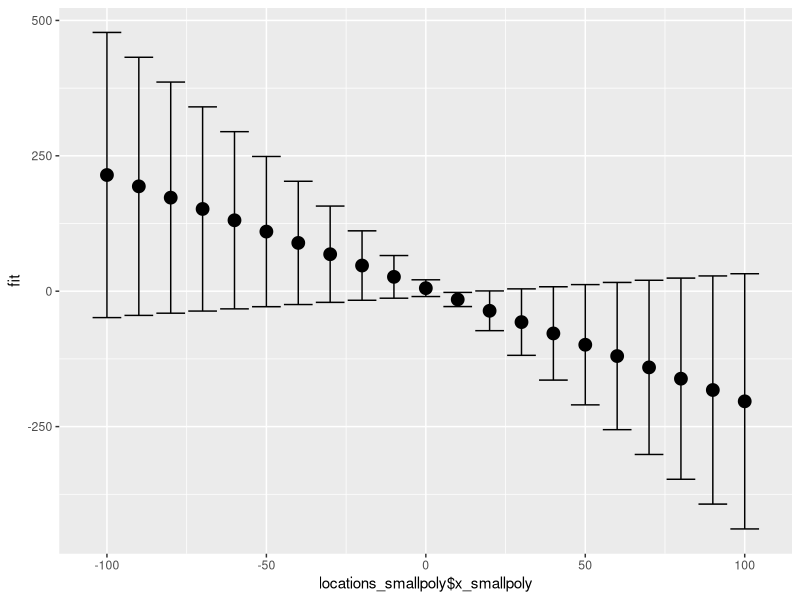
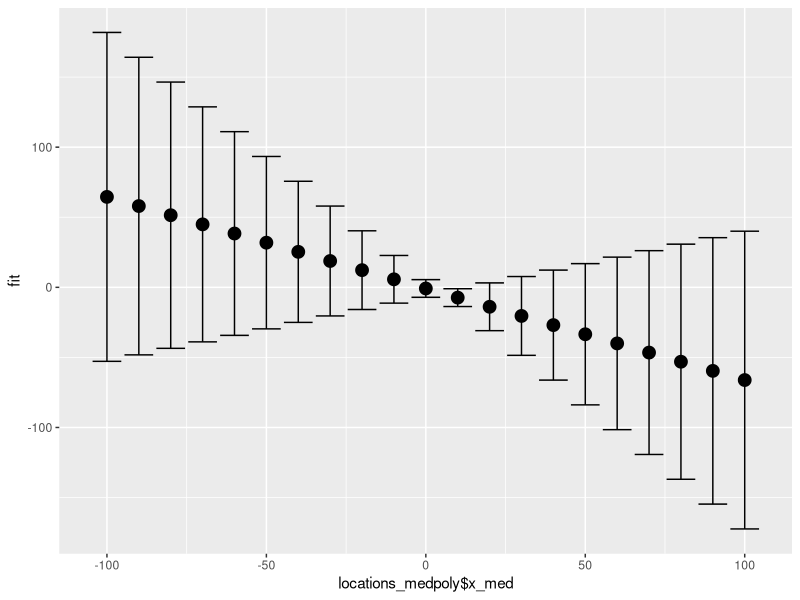
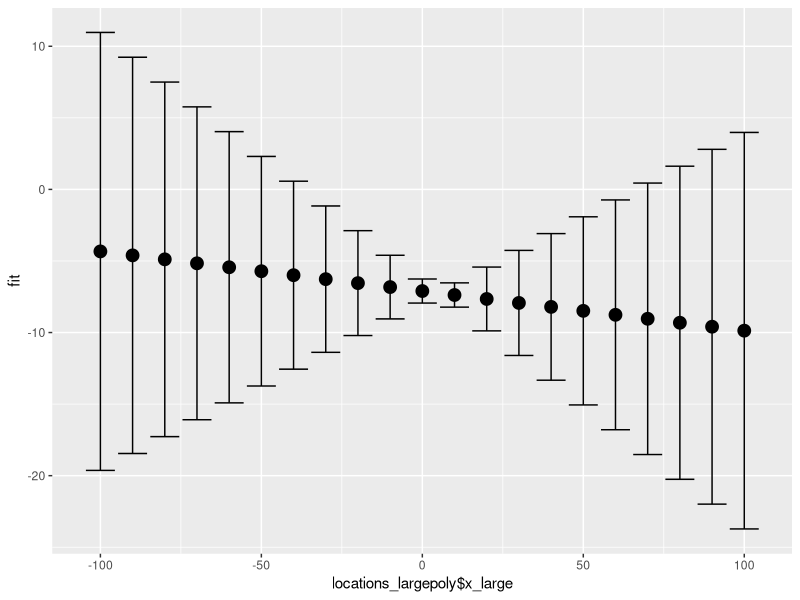
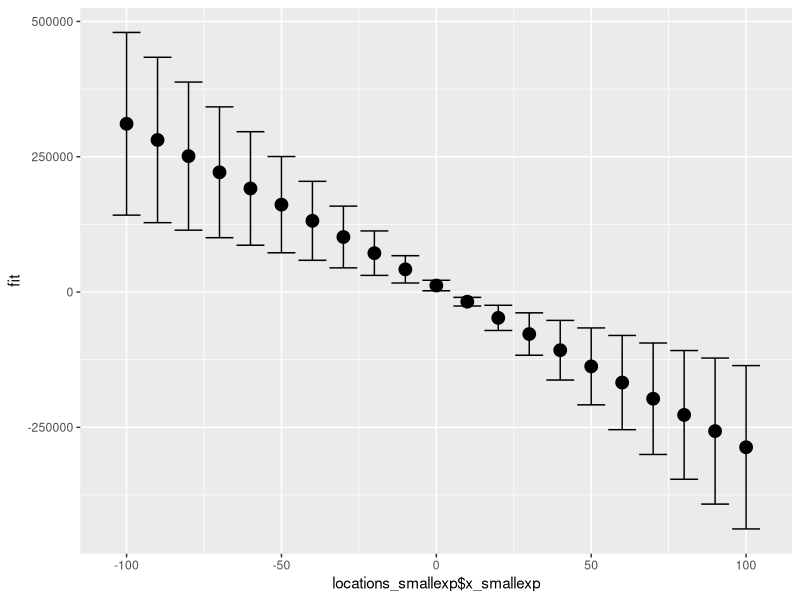
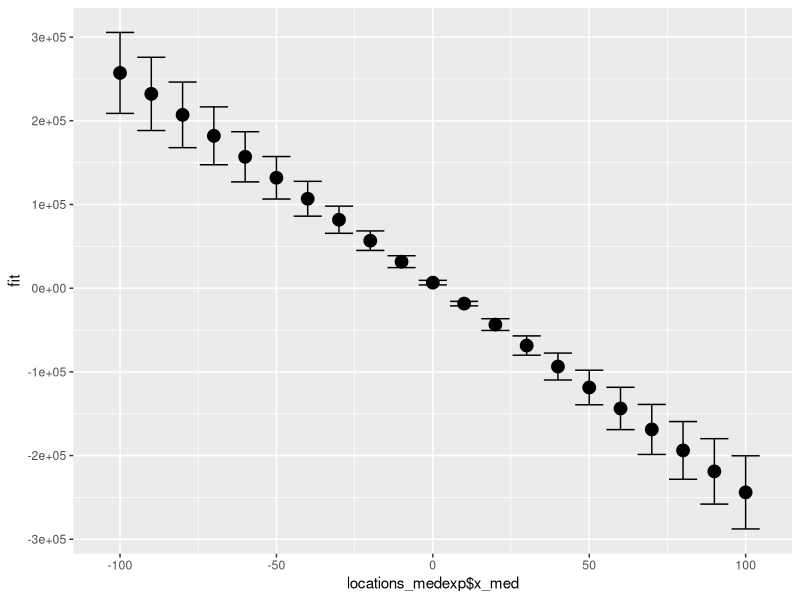
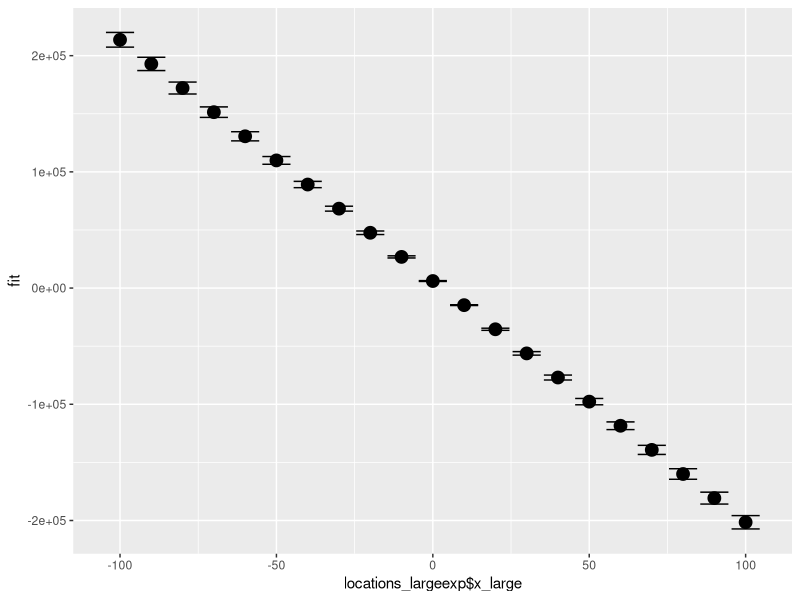
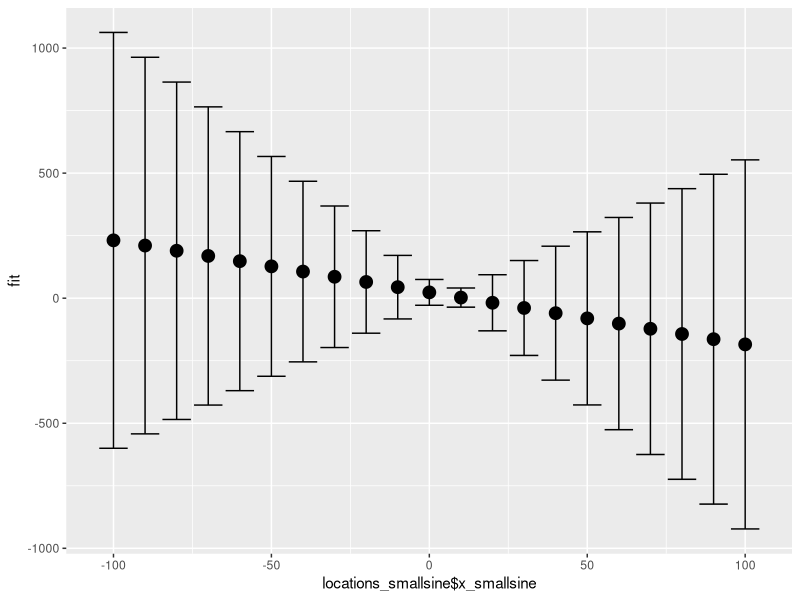
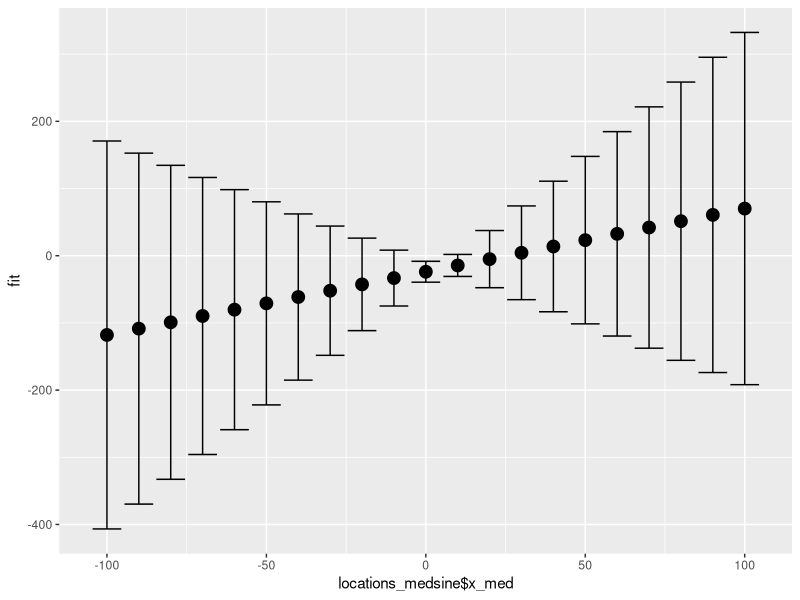

Write the R code that produced these figures, in order.
## ---- chunk 1
knitr::opts_chunk$set(echo = TRUE)
## ---- chunk 2
require(ggplot2)
## ---- chunk 3
set.seed(1)
# Sample code to get started
n_small <- 20
n_med <- 100
n_large <- 5000
locations <- c(-10:10)*10
## ---- chunk 4
# TODO: randomize these for part e
b0 <- 10
b1 <- 2

# small sample size
x_smallpoly <- runif(n_small, 0, 10)
eps_smallpoly <- 3 * rnorm(n_small)
y_smallpoly <- b0 - b1 * (x_smallpoly - 5)^2 + eps_smallpoly


# med sample size
x_medpoly <- runif(n_med, 0, 10)
eps_medpoly <- 3 * rnorm(n_med)
y_medpoly <- b0 - b1 * (x_medpoly - 5)^2 + eps_medpoly

# lrg sample size
x_largepoly <- runif(n_large, 0, 10)
eps_largepoly <- 3 * rnorm(n_large)
y_largepoly <- b0 - b1 * (x_largepoly - 5)^2 + eps_largepoly

# part c, for each simulation:
# predict y-hat at several different locations using a confidence interval
locations_smallpoly <- data.frame(x_smallpoly = locations)

lm_smallpoly <- lm(y_smallpoly ~ x_smallpoly)
yhat_smallpoly <- predict.lm(lm_smallpoly, newdata=locations_smallpoly, interval="confidence") # predict y_hat

summary(lm_smallpoly)$coef  # model coefficients
(confint(lm_smallpoly))
(anova(lm_smallpoly)$'Mean Sq'[2]) # MSE
(summary(lm_smallpoly)$coeff[,4])  # p-vals of our coeffs
## ---- chunk 5
locations_medpoly <- data.frame(x_medpoly = locations)
lm_medpoly <- lm(y_medpoly ~ x_medpoly)
yhat_medpoly <- predict.lm(lm_medpoly, newdata=locations_medpoly, interval="confidence")
(yhat_medpoly)
summary(lm_medpoly)$coef
(confint(lm_medpoly))
(anova(lm_medpoly)$'Mean Sq'[2])
(summary(lm_medpoly)$coeff[,4])
## ---- chunk 6
locations_largepoly <- data.frame(x_largepoly = locations)
lm_largepoly <- lm(y_largepoly ~ x_largepoly)
yhat_largepoly <- predict.lm(lm_largepoly, newdata=locations_largepoly, interval="confidence")
## ---- chunk 7
summary(lm_largepoly)$coef
(confint(lm_largepoly))
(anova(lm_largepoly)$'Mean Sq'[2])
(summary(lm_largepoly)$coeff[,4])
## ---- chunk 8
yhat_smallpoly <- data.frame(yhat_smallpoly)

ggplot(yhat_smallpoly, aes(x =locations_smallpoly$x_smallpoly, y = fit)) +
  geom_point(size = 4) +
  geom_errorbar(aes(ymax = yhat_smallpoly$upr, ymin = yhat_smallpoly$lwr))


yhat_medpoly <- data.frame(yhat_medpoly)

ggplot(yhat_medpoly, aes(x =locations_medpoly$x_med, y = fit)) +
  geom_point(size = 4) +
  geom_errorbar(aes(ymax = yhat_medpoly$upr, ymin = yhat_medpoly$lwr))


yhat_largepoly <- data.frame(yhat_largepoly)

ggplot(yhat_largepoly, aes(x =locations_largepoly$x_large, y = fit)) +
  geom_point(size = 4) +
  geom_errorbar(aes(ymax = yhat_largepoly$upr, ymin = yhat_largepoly$lwr))
## ---- chunk 9
# TODO: randomize these for part e
b0 <- 10
b1 <- 2

# small sample size
x_smallexp <- runif(n_small, 0, 10)
eps_smallexp <- 3 * rnorm(n_small)
y_smallexp <- b0 - b1 * exp(x_smallexp) + eps_smallexp


# med sample size
x_medexp <- runif(n_med, 0, 10)
eps_medexp <- 3 * rnorm(n_med)
y_medexp <- b0 - b1 * exp(x_medexp) + eps_medexp

# lrg sample size
x_largeexp <- runif(n_large, 0, 10)
eps_largeexp <- 3 * rnorm(n_large)
y_largeexp <- b0 - b1 * exp(x_largeexp) + eps_largeexp

# part c, for each simulation:
# predict y-hat at several different locations using a confidence interval.
locations_smallexp <- data.frame(x_smallexp = locations)

lm_smallexp <- lm(y_smallexp ~ x_smallexp)
yhat_smallexp <- predict.lm(lm_smallexp, newdata=locations_smallexp, interval="confidence") # predict y_hat

summary(lm_smallexp)$coef  # model coefficients
(confint(lm_smallexp))
(anova(lm_smallexp)$'Mean Sq'[2]) # MSE
(summary(lm_smallexp)$coeff[,4])  # p-vals of our coeffs
## ---- chunk 10
locations_medexp <- data.frame(x_medexp = locations)
lm_medexp <- lm(y_medexp ~ x_medexp)
yhat_medexp <- predict.lm(lm_medexp, newdata=locations_medexp, interval="confidence")
(yhat_medexp)
summary(lm_medexp)$coef
(confint(lm_medexp))
(anova(lm_medexp)$'Mean Sq'[2])
(summary(lm_medexp)$coeff[,4])
## ---- chunk 11
locations_largeexp <- data.frame(x_largeexp = locations)
lm_largeexp <- lm(y_largeexp ~ x_largeexp)
yhat_largeexp <- predict.lm(lm_largeexp, newdata=locations_largeexp, interval="confidence")
## ---- chunk 12
summary(lm_largeexp)$coef
(confint(lm_largeexp))
(anova(lm_largeexp)$'Mean Sq'[2])
(summary(lm_largeexp)$coeff[,4])
## ---- chunk 13
yhat_smallexp <- data.frame(yhat_smallexp)

ggplot(yhat_smallexp, aes(x =locations_smallexp$x_smallexp, y = fit)) +
  geom_point(size = 4) +
  geom_errorbar(aes(ymax = yhat_smallexp$upr, ymin = yhat_smallexp$lwr))


yhat_medexp <- data.frame(yhat_medexp)

ggplot(yhat_medexp, aes(x =locations_medexp$x_med, y = fit)) +
  geom_point(size = 4) +
  geom_errorbar(aes(ymax = yhat_medexp$upr, ymin = yhat_medexp$lwr))


yhat_largeexp <- data.frame(yhat_largeexp)

ggplot(yhat_largeexp, aes(x =locations_largeexp$x_large, y = fit)) +
  geom_point(size = 4) +
  geom_errorbar(aes(ymax = yhat_largeexp$upr, ymin = yhat_largeexp$lwr))
## ---- chunk 14
# TODO: randomize these for part e
b0 <- 0
b1 <- 20*pi

# small sample size
x_smallsine <- runif(n_small, 0, 10)
eps_smallsine <- 3 * rnorm(n_small)
y_smallsine <- b0 + b1 * sin(x_smallsine) + eps_smallsine


# med sample size
x_medsine <- runif(n_med, 0, 10)
eps_medsine <- 3 * rnorm(n_med)
y_medsine <- b0 - b1 * sin(x_medsine) + eps_medsine

# lrg sample size
x_largesine <- runif(n_large, 0, 10)
eps_largesine <- 3 * rnorm(n_large)
y_largesine <- b0 - b1 * sin(x_largesine) + eps_largesine

# part c, for each simulation:
# predict y-hat at several different locations using a confidence interval.
locations_smallsine <- data.frame(x_smallsine = locations)

lm_smallsine <- lm(y_smallsine ~ x_smallsine)
yhat_smallsine <- predict.lm(lm_smallsine, newdata=locations_smallsine, interval="confidence") # predict y_hat

summary(lm_smallsine)$coef  # model coefficients
(confint(lm_smallsine))
(anova(lm_smallsine)$'Mean Sq'[2]) # MSE
(summary(lm_smallsine)$coeff[,4])  # p-vals of our coeffs
## ---- chunk 15
locations_medsine <- data.frame(x_medsine = locations)
lm_medsine <- lm(y_medsine ~ x_medsine)
yhat_medsine <- predict.lm(lm_medsine, newdata=locations_medsine, interval="confidence")
(yhat_medsine)
summary(lm_medsine)$coef
(confint(lm_medsine))
(anova(lm_medsine)$'Mean Sq'[2])
(summary(lm_medsine)$coeff[,4])
## ---- chunk 16
locations_largesine <- data.frame(x_largesine = locations)
lm_largesine <- lm(y_largesine ~ x_largesine)
yhat_largesine <- predict.lm(lm_largesine, newdata=locations_largesine, interval="confidence")
## ---- chunk 17
summary(lm_largesine)$coef
(confint(lm_largesine))
(anova(lm_largesine)$'Mean Sq'[2])
(summary(lm_largesine)$coeff[,4])
## ---- chunk 18
yhat_smallsine <- data.frame(yhat_smallsine)

ggplot(yhat_smallsine, aes(x =locations_smallsine$x_smallsine, y = fit)) +
  geom_point(size = 4) +
  geom_errorbar(aes(ymax = yhat_smallsine$upr, ymin = yhat_smallsine$lwr))


yhat_medsine <- data.frame(yhat_medsine)

ggplot(yhat_medsine, aes(x =locations_medsine$x_med, y = fit)) +
  geom_point(size = 4) +
  geom_errorbar(aes(ymax = yhat_medsine$upr, ymin = yhat_medsine$lwr))


yhat_largesine <- data.frame(yhat_largesine)

ggplot(yhat_largesine, aes(x =locations_largesine$x_large, y = fit)) +
  geom_point(size = 4) +
  geom_errorbar(aes(ymax = yhat_largesine$upr, ymin = yhat_largesine$lwr))
## ---- chunk 19
# Sample code to get started
n <- 200


# TODO randomize this for part e
b0 <- 10
b1 <- 2
eps_alpha <- 2
eps_beta <- 1/4


x <- runif(n, 0, 10)
eps <- (rgamma(n, eps_alpha, 1/eps_beta) - eps_alpha * eps_beta) * 2
y <- b0 - b1 * x + eps

hist(eps)
var(eps)
mean(eps)

## ---- chunk 20
#rpois()
## ---- chunk 21
# Sample code to get started
n <- 200
b0 <- 10
b1 <- 10

x <- runif(n, 0, 10)
eps <- rnorm(n, sd = 0.5 * x^2)
y <- b0 + b1 * x + eps

## ---- chunk 22
# Sample code to get started
n <- 200
b0 <- 10
b1 <- 10
rho <- 0.9
sigma <- 2

x <- runif(n, 0, 10)

eps <- arima.sim(model = list(ar = rho), n = n)

y <- b0 + b1 * x + eps

# OR...

eps <- rep(0, n)
e.ind <- rnorm(n, mean = 0, sd = (sigma / sqrt(1-rho^2)))
eps[1] <- e.ind[1]
for (i in 2:n) {
  eps[i] <- rho * eps[i-1] + e.ind[i]
}

y <- b0 + b1 * x + eps
## ---- chunk 23
n <- 20
b0 <- 10
b1 <- 3
b2 <- 7

simga <- 2

x1 <- runif(n, 0, 10)
x2 <- x1 + rnorm(n)
cor(x1, x2)


eps <- rnorm(n, sd = sigma)
y <- b0 + b1 * x1 + b2 * x2 + eps
